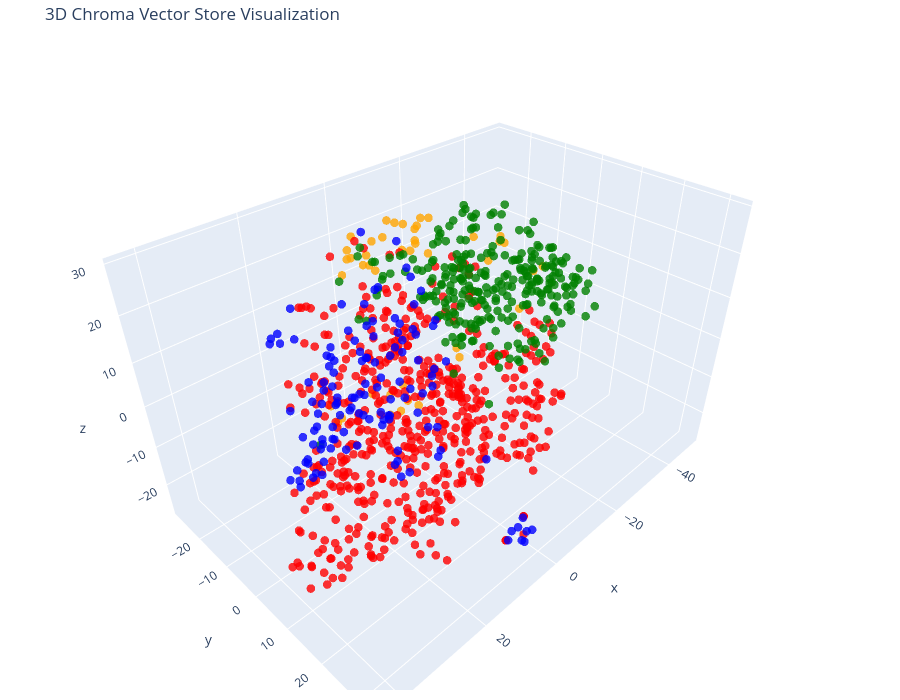

Notebook source saved alongside this figure:
### Code cell
# Let's try 3D!

tsne = TSNE(n_components=3, random_state=42)
reduced_vectors = tsne.fit_transform(vectors)

# Create the 3D scatter plot
fig = go.Figure(
    data=[
        go.Scatter3d(
            x=reduced_vectors[:, 0],
            y=reduced_vectors[:, 1],
            z=reduced_vectors[:, 2],
            mode="markers",
            marker=dict(size=5, color=colors, opacity=0.8),
            text=[
                f"Type: {t}<br>Text: {d[:100]}..." for t, d in zip(doc_types, documents)
            ],
            hoverinfo="text",
        )
    ]
)

fig.update_layout(
    title="3D Chroma Vector Store Visualization",
    scene=dict(xaxis_title="x", yaxis_title="y", zaxis_title="z"),
    width=900,
    height=700,
    margin=dict(r=10, b=10, l=10, t=40),
)

fig.show()

### Figure 1 — Plotly figure (JSON) as saved in the notebook; plotly's stock layout.template omitted (floating-point values rounded to 4 significant figures; data arrays with more than 128 entries replaced by an {"elided": "..."} marker saying what was removed)
{"data": [{"hoverinfo": "text", "marker": {"color": {"elided": "970 str values"}, "opacity": 0.8, "size": 5}, "mode": "markers", "text": {"elided": "970 str values"}, "type": "scatter3d", "x": {"elided": "970 float values"}, "y": {"elided": "970 float values"}, "z": {"elided": "970 float values"}}], "layout": {"height": 700, "margin": {"b": 10, "l": 10, "r": 10, "t": 40}, "scene": {"xaxis": {"title": {"text": "x"}}, "yaxis": {"title": {"text": "y"}}, "zaxis": {"title": {"text": "z"}}}, "title": {"text": "3D Chroma Vector Store Visualization"}, "width": 900}}
